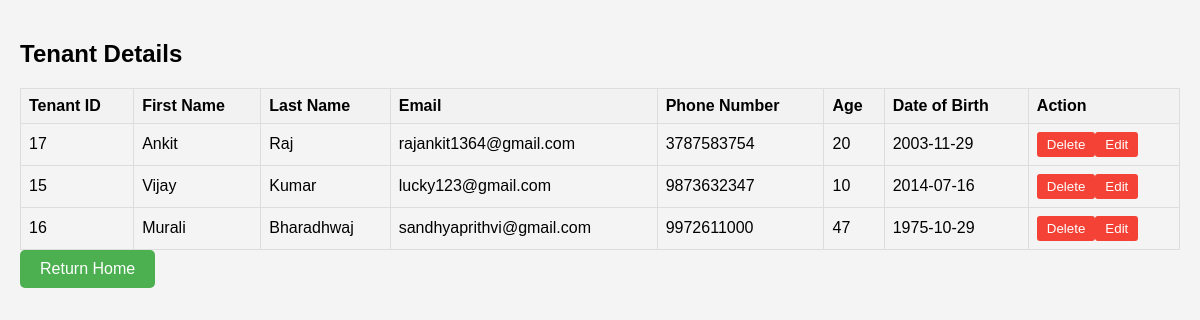
Screenshot of /Employee/viewtenant.php with the database file from the repository.
### tables this page shows
CREATE TABLE `tenant` (
  `tenant_id` int(11) NOT NULL,
  `first_name` varchar(255) NOT NULL,
  `last_name` varchar(255) NOT NULL,
  `email` varchar(255) NOT NULL,
  `phone_number` varchar(20) NOT NULL,
  `age` int(11) NOT NULL,
  `dob` date NOT NULL,
  `owner_id` int(11) DEFAULT NULL,
  `username` varchar(255) NOT NULL,
  `password` varchar(255) NOT NULL
);

### Employee/viewtenant.php (the view, shortened to what this page needs)
<?php
$conn = connect();
$tenant_query = "SELECT * FROM tenant";
$tenant_result = $conn->query($tenant_query);
?>
<!DOCTYPE html>
<html lang="en">
<head>
</head>
<body>
    <h2>Tenant Details</h2>
    <table>
        <tr>
            <th>Tenant ID</th>
            <th>First Name</th>
            <th>Last Name</th>
            <th>Email</th>
            <th>Phone Number</th>
            <th>Age</th>
            <th>Date of Birth</th>
            <th>Action</th>
        </tr>
        <?php
        if ($tenant_result->num_rows > 0) {
            while ($row = $tenant_result->fetch_assoc()) {
                echo "<tr>";
                echo "<td>" . $row["tenant_id"] . "</td>";
                echo "<td>" . $row["first_name"] . "</td>";
                echo "<td>" . $row["last_name"] . "</td>";
                echo "<td>" . $row["email"] . "</td>";
                echo "<td>" . $row["phone_number"] . "</td>";
                echo "<td>" . $row["age"] . "</td>";
                echo "<td>" . $row["dob"] . "</td>";
                echo "<td>";
                echo "<button class='delete-button' onclick='deleteTenant(" . $row["tenant_id"] . ")'>Delete</button>";
                echo "<button class='delete-button' onclick='editTenant(" . $row["tenant_id"] . ")'>Edit</button>";
                echo "</td>";
                echo "</tr>";
            }
        } else {
            echo "<tr><td colspan='8'>No tenants found</td></tr>";
        }
        ?>
    </table>
    <a href="empdashboard.php" class="back-button">Return Home</a>
</body>
</html>

### Employee/viewtenant.php (style rules this page uses)
body { font-family: Arial, sans-serif; background-color: #f4f4f4; margin: 0; padding: 20px; }
h2 { margin-bottom: 20px; }
table { width: 100%; border-collapse: collapse; }
table, th, td { border: 1px solid #ddd; padding: 8px; text-align: left; }
th { background-color: #f2f2f2; }
.delete-button { background-color: #f44336; color: white; border: none; padding: 5px 10px; border-radius: 3px; cursor: pointer; }
.back-button { display: inline-block; padding: 10px 20px; background-color: #4CAF50; color: white; text-decoration: none; border-radius: 5px; }

### rows the page displays
tenant: tenant_id "17", first_name "Ankit", last_name "Raj", email "rajankit1364@gmail.com", phone_number "3787583754", age "20", dob "2003-11-29"
tenant: tenant_id "15", first_name "Vijay", last_name "Kumar", email "lucky123@gmail.com", phone_number "9873632347", age "10", dob "2014-07-16"
tenant: tenant_id "16", first_name "Murali", last_name "Bharadhwaj", email "sandhyaprithvi@gmail.com", phone_number "9972611000", age "47", dob "1975-10-29"
